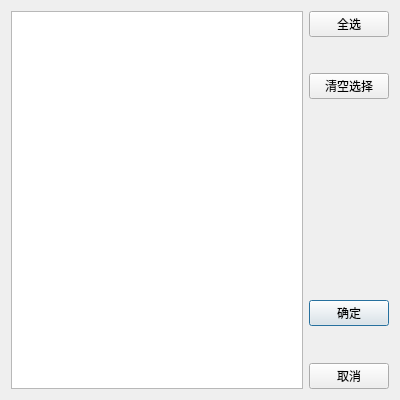
<?xml version="1.0" encoding="UTF-8"?>
<ui version="4.0">
 <class>ErrorTypeDialog</class>
 <widget class="QDialog" name="ErrorTypeDialog">
  <property name="geometry">
   <rect>
    <x>0</x>
    <y>0</y>
    <width>400</width>
    <height>400</height>
   </rect>
  </property>
  <property name="windowTitle">
   <string>Dialog</string>
  </property>
  <layout class="QGridLayout" name="gridLayout">
   <item row="12" column="1">
    <widget class="QPushButton" name="btnOK">
     <property name="text">
      <string>确定</string>
     </property>
    </widget>
   </item>
   <item row="14" column="1">
    <widget class="QPushButton" name="btnCancel">
     <property name="text">
      <string>取消</string>
     </property>
    </widget>
   </item>
   <item row="1" column="1">
    <widget class="QPushButton" name="btnSelectAll">
     <property name="text">
      <string>全选</string>
     </property>
    </widget>
   </item>
   <item row="13" column="1">
    <spacer name="verticalSpacer_5">
     <property name="orientation">
      <enum>Qt::Vertical</enum>
     </property>
     <property name="sizeHint" stdset="0">
      <size>
       <width>20</width>
       <height>40</height>
      </size>
     </property>
    </spacer>
   </item>
   <item row="8" column="1">
    <spacer name="verticalSpacer_6">
     <property name="orientation">
      <enum>Qt::Vertical</enum>
     </property>
     <property name="sizeHint" stdset="0">
      <size>
       <width>20</width>
       <height>40</height>
      </size>
     </property>
    </spacer>
   </item>
   <item row="1" column="0" rowspan="14">
    <widget class="QListWidget" name="listWidget"/>
   </item>
   <item row="4" column="1">
    <spacer name="verticalSpacer_3">
     <property name="orientation">
      <enum>Qt::Vertical</enum>
     </property>
     <property name="sizeHint" stdset="0">
      <size>
       <width>20</width>
       <height>40</height>
      </size>
     </property>
    </spacer>
   </item>
   <item row="7" column="1">
    <spacer name="verticalSpacer_7">
     <property name="orientation">
      <enum>Qt::Vertical</enum>
     </property>
     <property name="sizeHint" stdset="0">
      <size>
       <width>20</width>
       <height>40</height>
      </size>
     </property>
    </spacer>
   </item>
   <item row="3" column="1">
    <widget class="QPushButton" name="btnDeselectAll">
     <property name="text">
      <string>清空选择</string>
     </property>
    </widget>
   </item>
   <item row="9" column="1">
    <spacer name="verticalSpacer">
     <property name="orientation">
      <enum>Qt::Vertical</enum>
     </property>
     <property name="sizeHint" stdset="0">
      <size>
       <width>20</width>
       <height>40</height>
      </size>
     </property>
    </spacer>
   </item>
   <item row="5" column="1">
    <spacer name="verticalSpacer_4">
     <property name="orientation">
      <enum>Qt::Vertical</enum>
     </property>
     <property name="sizeHint" stdset="0">
      <size>
       <width>20</width>
       <height>40</height>
      </size>
     </property>
    </spacer>
   </item>
   <item row="2" column="1">
    <spacer name="verticalSpacer_2">
     <property name="orientation">
      <enum>Qt::Vertical</enum>
     </property>
     <property name="sizeHint" stdset="0">
      <size>
       <width>20</width>
       <height>40</height>
      </size>
     </property>
    </spacer>
   </item>
   <item row="6" column="1">
    <spacer name="verticalSpacer_8">
     <property name="orientation">
      <enum>Qt::Vertical</enum>
     </property>
     <property name="sizeHint" stdset="0">
      <size>
       <width>20</width>
       <height>40</height>
      </size>
     </property>
    </spacer>
   </item>
  </layout>
 </widget>
 <resources/>
 <connections/>
</ui>
